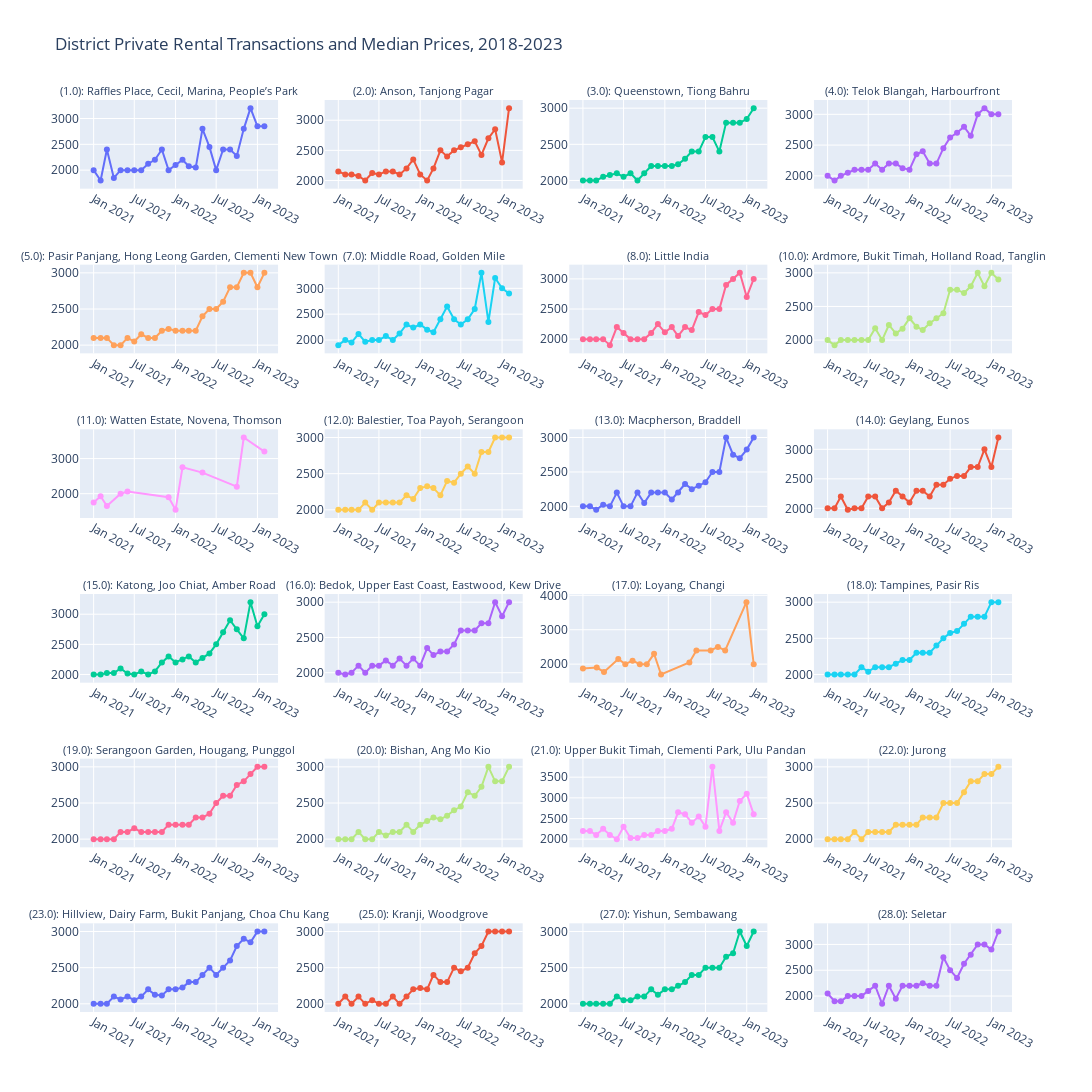

The code cell stored with this chart in its notebook:
### Markdown cell above
## Flat Rental Prices

### Code cell
plot_all_ts_plotly(flat_rental_df_grouped_dict, "District Private Rental Transactions and Median Prices, 2018-2023")
